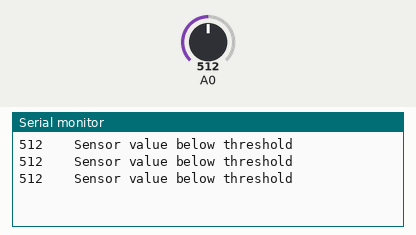
Bench run of a sketch on a simulated Arduino Uno, built with avr-gcc and run on an emulated ATmega328P. Parts: the last lines printed to the serial monitor. Inputs (shaded band) come from the test bench; at power-on: A0 = 512.

Above: at 1.3 s.
1.4 s: A0 set to 520
At 1.9 s:
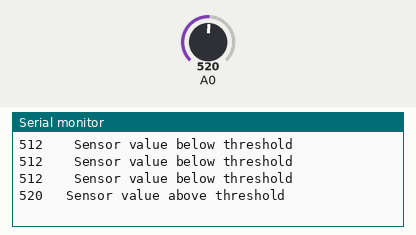
3.5 s: A0 set to 511
At 3.9 s:
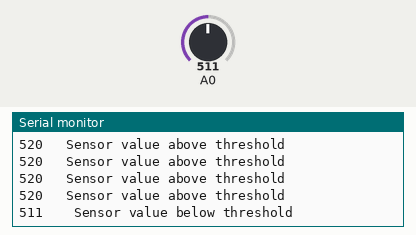

The sketch:

_Strain_gauge_value_reader.ino
```cpp
int thresholdValue = 512;
void setup() {
  // put your setup code here, to run once:
  pinMode(A0, INPUT);
  Serial.begin(9600);


}

void loop()
{
  // put your main code here, to run repeatedly:
  int sensorValue = analogRead(A0); //variable & pin for strain gauge

  if (sensorValue > thresholdValue) {
    Serial.println(String(sensorValue) + "   Sensor value above threshold");
  } else {
    Serial.println(String(sensorValue) + "    Sensor value below threshold");
  }

  delay(500);

}
```

Measured:
- the behaviour switches between 512 and 513 on A0 (found by bisection; images 0 and 1)
- after the input at 1.4 s, the serial monitor: prints a new line after 0.10 s (image 1)
- after the input at 3.5 s, the serial monitor: prints a new line at once (image 2)
